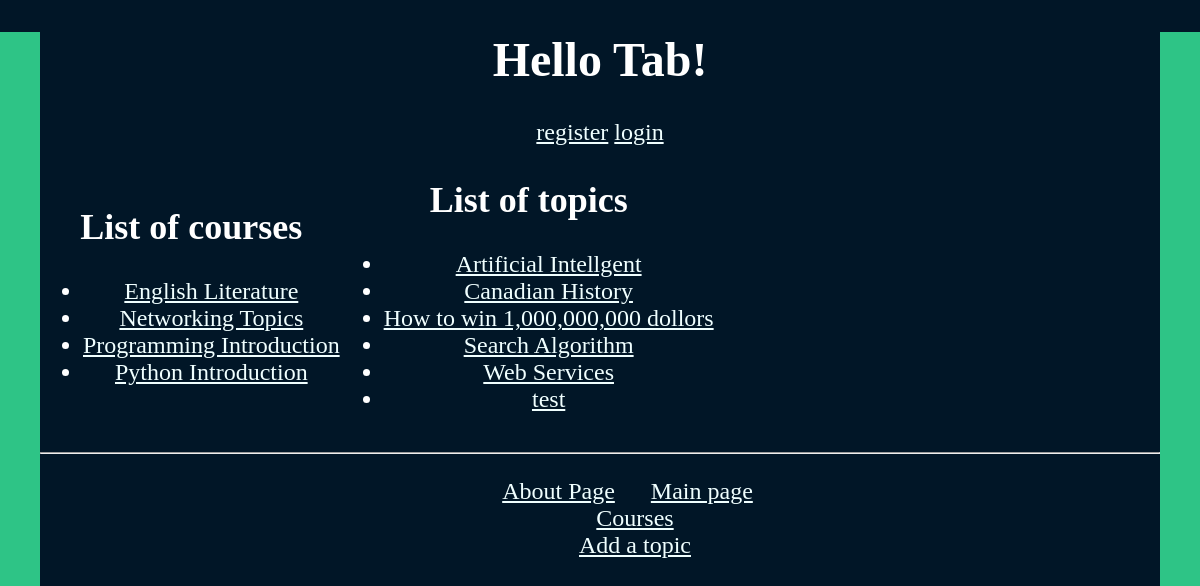
The page /myapp/ (signed in) on the database its author committed.
### myapp/models.py (models this page shows, shortened)
class Course(models.Model):
    course_no = models.IntegerField(primary_key=True)
    title = models.CharField(max_length=100)
    textbook = models.ForeignKey(Book)

class Topic(models.Model):
    subject = models.CharField(max_length=100, unique=True)
    intro_course = models.BooleanField(default=True)
    TIME_CHOICES = (
        (0, 'No preference'),
        (1, 'Morning'),
        (2, 'Afternoon'),
        (3, 'Evening')
    )
    time = models.IntegerField(default=0, choices=TIME_CHOICES)
    num_responses = models.IntegerField(default=0)
    avg_age =models.IntegerField(default=20)

### myapp/views.py (the view)
@login_required
def index(request):
    courselist = Course.objects.all().order_by('title')[:10]
    topiclist = Topic.objects.all().order_by('subject')[:10]
    return render(request, 'myapp/index.html', {'courselist': courselist, 'topiclist': topiclist})

### myapp/templates/myapp/index.html (shortened to what this page needs)
<!DOCTYPE html>
<html lang="en">
<head>
</head>
<body>
    {% extends 'myapp/base.html' %}
    {% block myhdg %}
        <h1>Hello Tab!</h1>
    {% endblock %}
    {% block body_block %}
    <table>
      <tr>
        <td>
    {% if courselist %}
        <h2>List of courses</h2>
        <ul>
            {% for course in courselist %}
                <li><a href="/myapp/course/{{ course.course_no }}" >{{ course.title }}</a></li>
            {% endfor %}
        </ul>
    {% else%}
        <strong> There are no available courses!</strong>
    {% endif %}
        </td>
        <td>
    {% if topiclist %}
        <h2>List of topics</h2>
        <ul>
            {% for topic in topiclist %}
                <li><a href="/myapp/topic/{{ topic.subject }}" >{{ topic.subject }} </a></li>
            {% endfor %}
        </ul>
    {% else%}
        <strong> There are no available topics!</strong>
    {% endif %}
        </td>
      </tr>
    </table>
    {% endblock %}

### myapp/static/myapp/styling.css (style rules this page uses)
body { font-family: 'Roboto Slab', serif; font-size: 1.5em; background-color: #011627; color: white; text-align: center; border: 40px solid #2EC486; border-top: 0; margin: 0; }
h1 { text-align: center; color: white; font-family: "Bodoni MT Poster Compressed"; }
a { color:azure; }

### rows shown on the page
Course: title "English Literature"
Course: title "Networking Topics"
Course: title "Programming Introduction"
Course: title "Python Introduction"
Topic: subject "Artificial Intellgent"
Topic: subject "Canadian History"
Topic: subject "How to win 1,000,000,000 dollors"
Topic: subject "Search Algorithm"
Topic: subject "Web Services"
Topic: subject "test"
